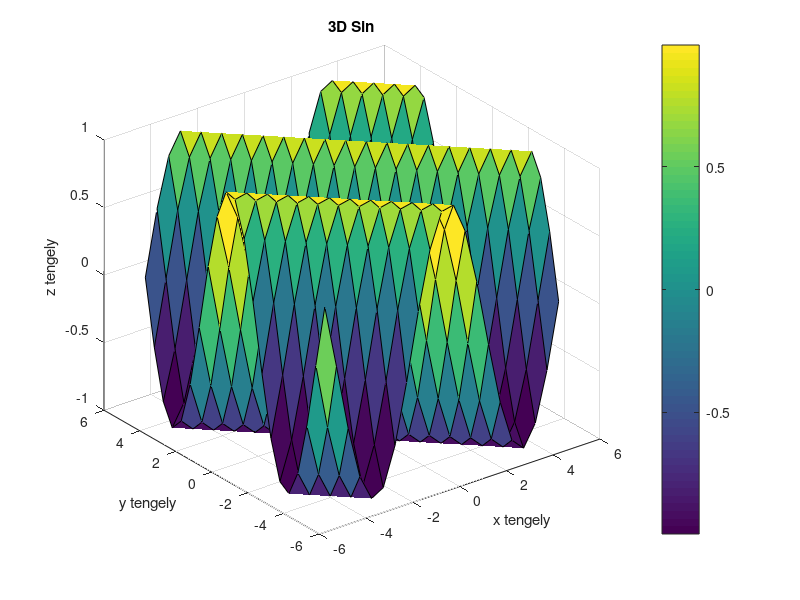

Reproduce this figure in MATLAB.
clc

[X, Y] = meshgrid(-5:0.5:5, -5:0.5:5);
Z = sin(X + Y);

figure;
surf(X, Y, Z);
title('3D Sin')
xlabel('x tengely')
ylabel('y tengely')
zlabel('z tengely')
colorbar